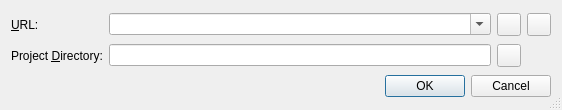
<?xml version="1.0" encoding="UTF-8"?>
<ui version="4.0">
 <class>GitNewProjectOptionsDialog</class>
 <widget class="QDialog" name="GitNewProjectOptionsDialog">
  <property name="geometry">
   <rect>
    <x>0</x>
    <y>0</y>
    <width>562</width>
    <height>110</height>
   </rect>
  </property>
  <property name="windowTitle">
   <string>New Project from Repository</string>
  </property>
  <property name="whatsThis">
   <string>&lt;b&gt;New Project from Repository Dialog&lt;/b&gt;
&lt;p&gt;Enter the various repository infos into the entry fields. These values are used, when the new project is retrieved from the repository.&lt;/p&gt;
&lt;p&gt;For remote repositories the URL must contain the hostname.&lt;/p&gt;</string>
  </property>
  <property name="sizeGripEnabled">
   <bool>true</bool>
  </property>
  <layout class="QGridLayout" name="gridLayout">
   <item row="0" column="0">
    <widget class="QLabel" name="TextLabel2">
     <property name="text">
      <string>&amp;URL:</string>
     </property>
     <property name="buddy">
      <cstring>vcsUrlCombo</cstring>
     </property>
    </widget>
   </item>
   <item row="0" column="1">
    <widget class="QComboBox" name="vcsUrlCombo">
     <property name="sizePolicy">
      <sizepolicy hsizetype="Expanding" vsizetype="Fixed">
       <horstretch>0</horstretch>
       <verstretch>0</verstretch>
      </sizepolicy>
     </property>
     <property name="toolTip">
      <string>Enter the URL of the repository</string>
     </property>
     <property name="editable">
      <bool>true</bool>
     </property>
     <property name="insertPolicy">
      <enum>QComboBox::InsertAtTop</enum>
     </property>
     <property name="sizeAdjustPolicy">
      <enum>QComboBox::AdjustToContents</enum>
     </property>
    </widget>
   </item>
   <item row="0" column="2">
    <widget class="QToolButton" name="vcsUrlButton">
     <property name="toolTip">
      <string>Select the repository url via a directory selection dialog</string>
     </property>
    </widget>
   </item>
   <item row="0" column="3">
    <widget class="QToolButton" name="vcsUrlClearHistoryButton">
     <property name="toolTip">
      <string>Press to clear the history of entered repository URLs</string>
     </property>
    </widget>
   </item>
   <item row="1" column="0">
    <widget class="QLabel" name="TextLabel4">
     <property name="text">
      <string>Project &amp;Directory:</string>
     </property>
     <property name="buddy">
      <cstring>vcsProjectDirEdit</cstring>
     </property>
    </widget>
   </item>
   <item row="1" column="1">
    <widget class="QLineEdit" name="vcsProjectDirEdit">
     <property name="toolTip">
      <string>Enter the directory of the new project.</string>
     </property>
     <property name="whatsThis">
      <string>&lt;b&gt;Project Directory&lt;/b&gt;
&lt;p&gt;Enter the directory of the new project. It will be retrieved from 
the repository and be placed in this directory.&lt;/p&gt;</string>
     </property>
    </widget>
   </item>
   <item row="1" column="2">
    <widget class="QToolButton" name="projectDirButton"/>
   </item>
   <item row="2" column="0" colspan="4">
    <widget class="QDialogButtonBox" name="buttonBox">
     <property name="orientation">
      <enum>Qt::Horizontal</enum>
     </property>
     <property name="standardButtons">
      <set>QDialogButtonBox::Cancel|QDialogButtonBox::Ok</set>
     </property>
    </widget>
   </item>
  </layout>
 </widget>
 <pixmapfunction>qPixmapFromMimeSource</pixmapfunction>
 <tabstops>
  <tabstop>vcsUrlCombo</tabstop>
  <tabstop>vcsUrlButton</tabstop>
  <tabstop>vcsProjectDirEdit</tabstop>
  <tabstop>projectDirButton</tabstop>
 </tabstops>
 <resources/>
 <connections>
  <connection>
   <sender>buttonBox</sender>
   <signal>accepted()</signal>
   <receiver>GitNewProjectOptionsDialog</receiver>
   <slot>accept()</slot>
   <hints>
    <hint type="sourcelabel">
     <x>37</x>
     <y>176</y>
    </hint>
    <hint type="destinationlabel">
     <x>38</x>
     <y>198</y>
    </hint>
   </hints>
  </connection>
  <connection>
   <sender>buttonBox</sender>
   <signal>rejected()</signal>
   <receiver>GitNewProjectOptionsDialog</receiver>
   <slot>reject()</slot>
   <hints>
    <hint type="sourcelabel">
     <x>147</x>
     <y>177</y>
    </hint>
    <hint type="destinationlabel">
     <x>153</x>
     <y>197</y>
    </hint>
   </hints>
  </connection>
 </connections>
</ui>
